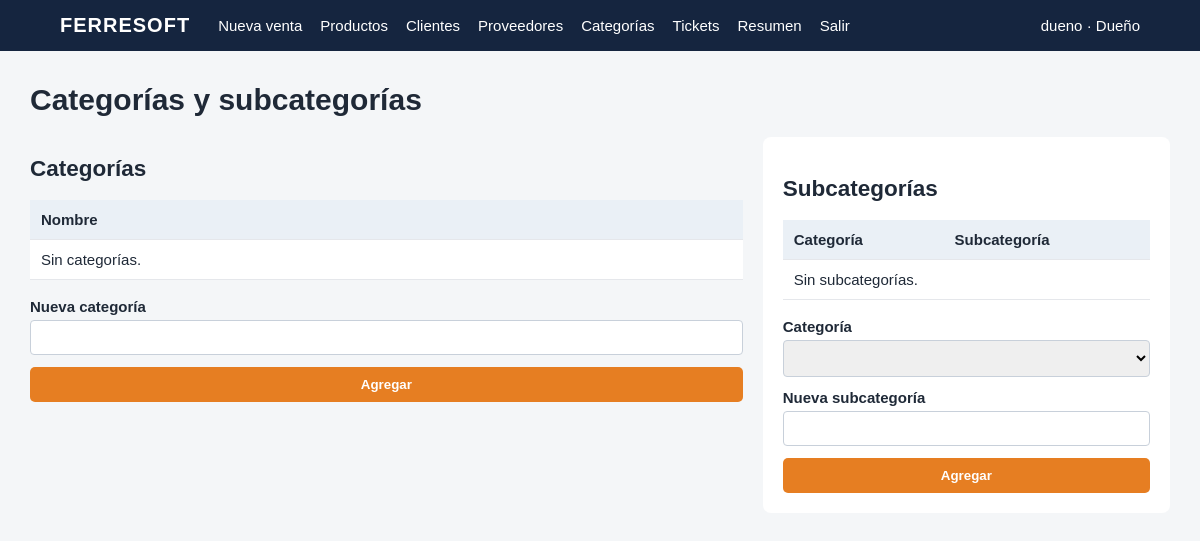
The page /catalog (signed in) on the database as committed earlier.
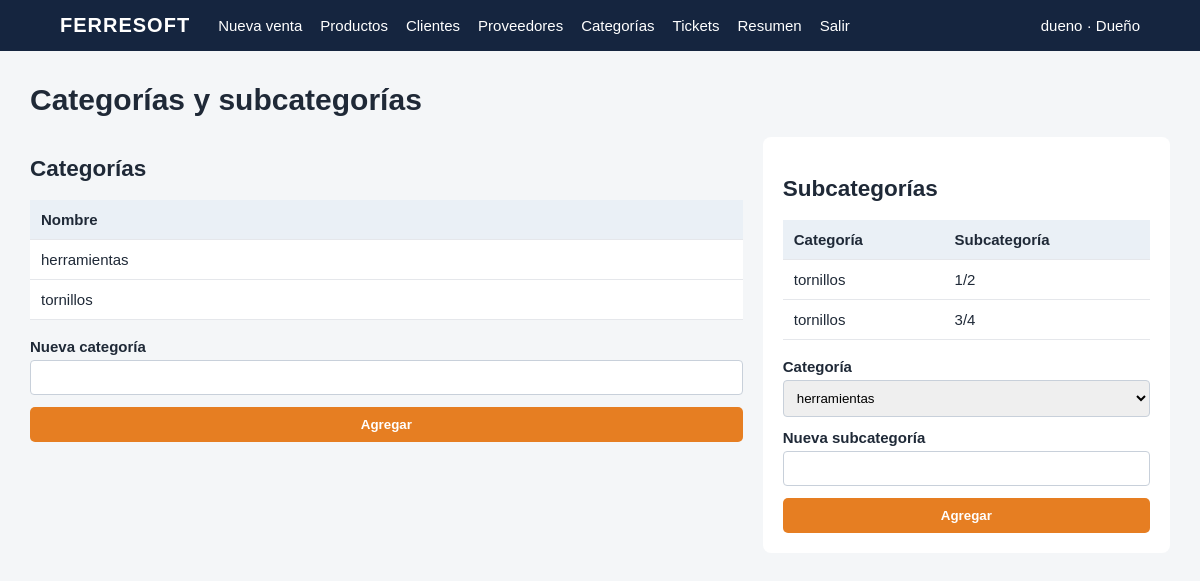
The same page on the database as committed later.
### app/__init__.py (models this page shows)
class Category(db.Model):
    id = db.Column(db.Integer, primary_key=True)
    name = db.Column(db.String(100), unique=True, nullable=False)

class Subcategory(db.Model):
    id = db.Column(db.Integer, primary_key=True)
    name = db.Column(db.String(100), nullable=False)
    category_id = db.Column(db.Integer, db.ForeignKey("category.id"), nullable=False)
    category = db.relationship("Category")
    __table_args__ = (db.UniqueConstraint("name", "category_id", name="uq_subcategory_category"),)

### app/__init__.py (the view, shortened to what this page needs)
    @app.route("/catalog", methods=["GET", "POST"])
    @owner_required
    def catalog():
        try:
            return render_template("catalog.html", categories=Category.query.order_by(Category.name).all(), subcategories=Subcategory.query.order_by(Subcategory.name).all())
        except Exception as exc:
            db.session.rollback(); flash(f"No se pudo actualizar el catálogo: {exc}", "error")
            return redirect(url_for("catalog"))

### app/__init__.py (called while the page is built)
def current_user():
    uid = session.get("user_id")
    return db.session.get(User, uid) if uid else None

def owner_required(view):
    @wraps(view)
    def wrapped(*args, **kwargs):
        if not current_user() or current_user().role != "owner":
            abort(403)
        return view(*args, **kwargs)
    return wrapped

### app/templates/catalog.html
{% extends 'base.html' %}{% block content %}<h1>Categorías y subcategorías</h1><div class="two-col"><section><h2>Categorías</h2><table><thead><tr><th>Nombre</th></tr></thead><tbody>{% for c in categories %}<tr><td>{{c.name}}</td></tr>{% else %}<tr><td>Sin categorías.</td></tr>{% endfor %}</tbody></table><form method="post" class="compact-form"><input type="hidden" name="action" value="category"><label>Nueva categoría<input name="name" required></label><button>Agregar</button></form></section><section class="panel"><h2>Subcategorías</h2><table><thead><tr><th>Categoría</th><th>Subcategoría</th></tr></thead><tbody>{% for s in subcategories %}<tr><td>{{s.category.name}}</td><td>{{s.name}}</td></tr>{% else %}<tr><td colspan="2">Sin subcategorías.</td></tr>{% endfor %}</tbody></table><form method="post" class="compact-form"><input type="hidden" name="action" value="subcategory"><label>Categoría<select name="category_id" required>{% for c in categories %}<option value="{{c.id}}">{{c.name}}</option>{% endfor %}</select></label><label>Nueva subcategoría<input name="name" required></label><button>Agregar</button></form></section></div>{% endblock %}

Rows that differ between the two databases and show on the page:
added Category: name "herramientas"
added Category: name "tornillos"
added Subcategory: category.name "tornillos", name "1/2"
added Subcategory: category.name "tornillos", name "3/4"
Other text that changed with them:
form field category_id: (not shown) → "herramientas"
text no longer shown: "Sin categorías. Sin subcategorías."
